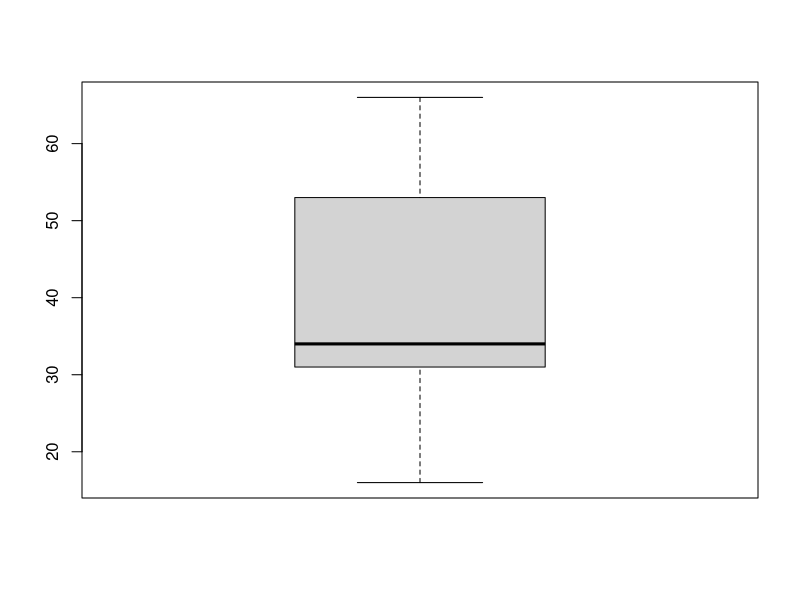

Write the R code that produced this figure.
## ---- chunk 1
nice = c(16, 31, 34, 53, 66)

boxplot(nice)
